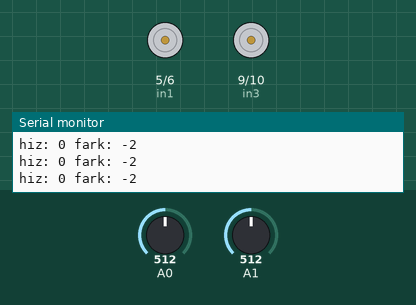
The sketch below on a simulated Arduino Uno, built with avr-gcc and run on an emulated ATmega328P. On the bench: motor-driver pin pairs drawn as motors (green arrow = first pin HIGH = forward, orange = second pin HIGH = backward, longer = more drive), the last lines printed to the serial monitor. The inputs (shaded band) are chosen by the test bench; at power-on: A1 = 512, A0 = 512.

Above: at 1.2 s.
1.3 s: A1 set to 481
2.8 s: A1 set to 459
At 4.0 s:
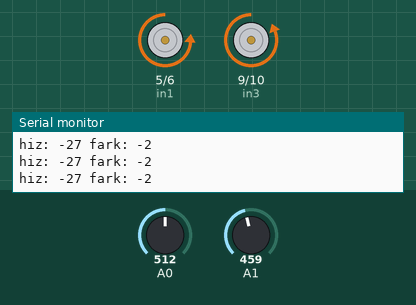
4.3 s: A0 set to 490
7.3 s: A0 set to 463
At 7.8 s:
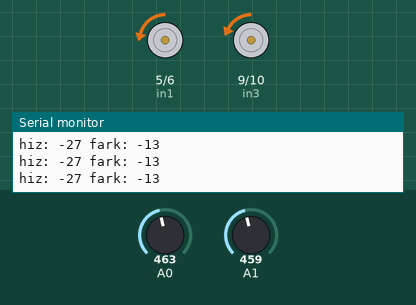
8.8 s: A0 set to 511
At 10.0 s:
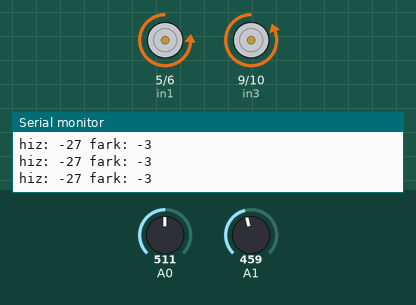
10.3 s: A1 set to 329
At 11.2 s:
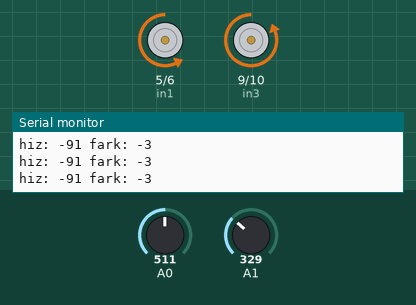
11.8 s: A1 set to 303
At 12.9 s:
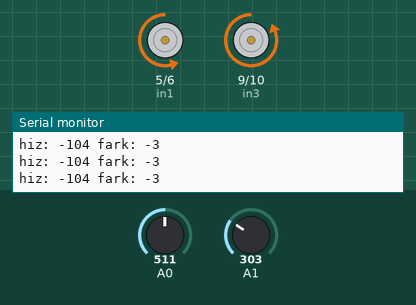
Timing chart, 0 to 14.3 s (numbered marks = the images above; inputs shaded):
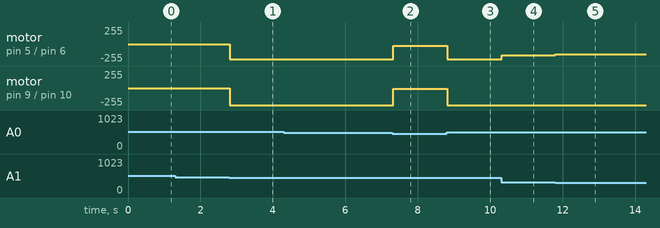

Measured:
- the behaviour switches between 472 and 471 on A1 (found by bisection; images 0 and 1)
- the behaviour switches between 476 and 475 on A0 (found by bisection; images 1 and 2)
- after the input at 2.8 s, motor on pin 5 (in1) / pin 6 (in2): stopped → backward 229/255 at once; motor on pin 9 (in3) / pin 10 (in4): stopped → backward 255/255 at once
- after the input at 7.3 s, motor on pin 5 (in1) / pin 6 (in2): backward 229/255 → backward 27/255 at once; motor on pin 9 (in3) / pin 10 (in4): backward 255/255 → backward 14/255 at once
- after the input at 8.8 s, motor on pin 5 (in1) / pin 6 (in2): backward 27/255 → backward 229/255 at once; motor on pin 9 (in3) / pin 10 (in4): backward 14/255 → backward 255/255 at once
- after the input at 10.3 s, motor on pin 5 (in1) / pin 6 (in2): backward 229/255 → backward 165/255 at once
- after the input at 11.8 s, motor on pin 5 (in1) / pin 6 (in2): backward 165/255 → backward 152/255 at once

The sketch:

ArabaHareketKontrol.ino
```cpp
const int in1 = 5;
const int in2 = 6;
const int in3 = 9;
const int in4 = 10;


void setup() {
  Serial.begin(9600);
  pinMode(in1, OUTPUT);
  pinMode(in2, OUTPUT);
  pinMode(in3, OUTPUT);
  pinMode(in4, OUTPUT);

}

void loop() {
  int yValue = analogRead(A1); // 0,1023
  int xValue = analogRead(A0); // 80,960

  yValue = map(yValue, 0, 1023, -255, 255);
  xValue = map(xValue, 80, 960, -100, 100);
  hareket(yValue, xValue);

  Serial.print("hiz: ");
  Serial.print(yValue);
  Serial.print(" ");
  Serial.print("fark: ");
  Serial.println(xValue);
}


void hareket(int hiz , int fark) {
  if (hiz > 20 && hiz < 256 ) {
    if (fark < -10) {
      analogWrite(in1 , hiz );
      digitalWrite(in2, LOW);
      analogWrite(in3 , hiz - abs(fark));
      digitalWrite(in4, LOW);
    } else if (fark > 10) {
      analogWrite(in1 , hiz - abs(fark) );
      digitalWrite(in2, LOW);
      analogWrite(in3 , hiz );
      digitalWrite(in4, LOW);
    } else {
      analogWrite(in1 , hiz );
      digitalWrite(in2, LOW);
      analogWrite(in3 , hiz );
      digitalWrite(in4, LOW);
    }
  } else if (hiz < -20 && hiz > -256) {
    if (fark < -10) {
      analogWrite(in2 , abs(hiz));
      digitalWrite(in1, LOW);
      analogWrite(in4 , abs(hiz) - abs(fark));
      digitalWrite(in3, LOW);
    } else if (fark > 10) {
      analogWrite(in2 , abs(hiz) - abs(fark));
      digitalWrite(in1, LOW);
      analogWrite(in4 , abs(hiz));
      digitalWrite(in3, LOW);
    } else {
      analogWrite(in2 , hiz );
      digitalWrite(in1, LOW);
      analogWrite(in4 , hiz );
      digitalWrite(in3, LOW);
    }
  }
  else {
    if (fark > 10) {
      analogWrite(in1 , map(fark, 10, 100, 0, 255));
      digitalWrite(in2, LOW);
      analogWrite(in3 , LOW);
      digitalWrite(in4, map(fark, 10, 100, 0, 255));
    } else if (fark < -10) {
      analogWrite(in2 , map(fark, -10, -100, 0, 255));
      digitalWrite(in1, LOW);
      analogWrite(in4 , LOW );
      digitalWrite(in3, map(fark, -10, -100, 0, 255));
    } else {
      digitalWrite(in1, LOW);
      digitalWrite(in2, LOW);
      digitalWrite(in3, LOW);
      digitalWrite(in4, LOW);

    }

  }


}
```
